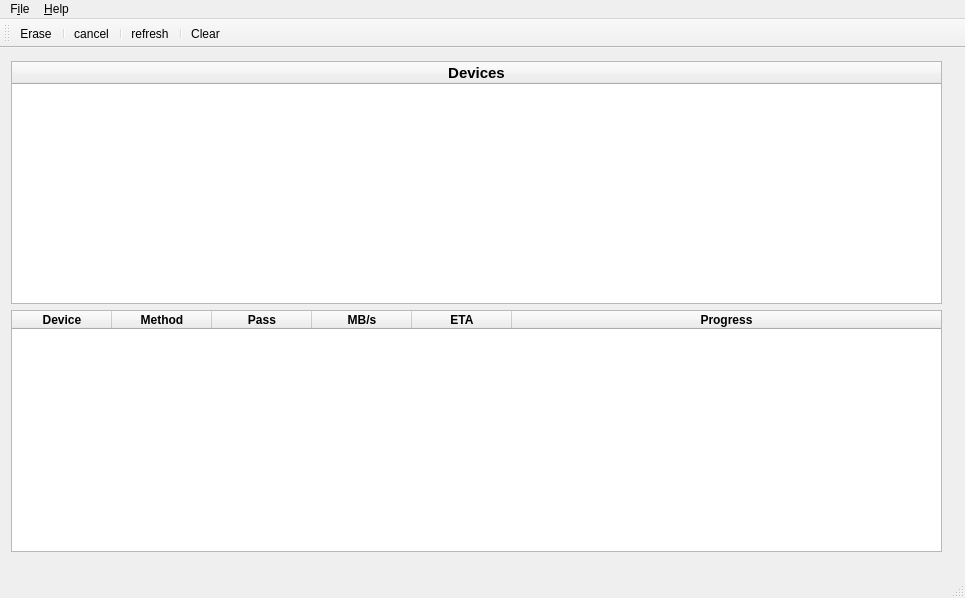
<?xml version="1.0" encoding="UTF-8"?>
<ui version="4.0">
 <class>MainWindow</class>
 <widget class="QMainWindow" name="MainWindow">
  <property name="geometry">
   <rect>
    <x>0</x>
    <y>0</y>
    <width>965</width>
    <height>598</height>
   </rect>
  </property>
  <property name="windowTitle">
   <string>KWipe - A Multithreaded Wipe Application</string>
  </property>
  <property name="windowIcon">
   <iconset>
    <normaloff>../../icons/erase.png</normaloff>../../icons/erase.png</iconset>
  </property>
  <property name="toolButtonStyle">
   <enum>Qt::ToolButtonIconOnly</enum>
  </property>
  <widget class="QWidget" name="centralwidget">
   <widget class="QWidget" name="layoutWidget">
    <property name="geometry">
     <rect>
      <x>11</x>
      <y>13</y>
      <width>931</width>
      <height>491</height>
     </rect>
    </property>
    <layout class="QVBoxLayout" name="verticalLayout">
     <item>
      <widget class="QTreeWidget" name="treeWidget">
       <property name="sizePolicy">
        <sizepolicy hsizetype="Expanding" vsizetype="Expanding">
         <horstretch>0</horstretch>
         <verstretch>0</verstretch>
        </sizepolicy>
       </property>
       <property name="maximumSize">
        <size>
         <width>16777215</width>
         <height>16777215</height>
        </size>
       </property>
       <property name="font">
        <font>
         <pointsize>11</pointsize>
         <weight>75</weight>
         <bold>true</bold>
        </font>
       </property>
       <property name="focusPolicy">
        <enum>Qt::NoFocus</enum>
       </property>
       <property name="contextMenuPolicy">
        <enum>Qt::ActionsContextMenu</enum>
       </property>
       <property name="toolTip">
        <string>Select device or partition</string>
       </property>
       <property name="autoFillBackground">
        <bool>false</bool>
       </property>
       <property name="frameShape">
        <enum>QFrame::StyledPanel</enum>
       </property>
       <property name="frameShadow">
        <enum>QFrame::Raised</enum>
       </property>
       <property name="lineWidth">
        <number>2</number>
       </property>
       <property name="editTriggers">
        <set>QAbstractItemView::NoEditTriggers</set>
       </property>
       <property name="animated">
        <bool>true</bool>
       </property>
       <attribute name="headerDefaultSectionSize">
        <number>150</number>
       </attribute>
       <column>
        <property name="text">
         <string>Devices</string>
        </property>
        <property name="textAlignment">
         <set>AlignCenter</set>
        </property>
       </column>
      </widget>
     </item>
     <item>
      <widget class="QTableWidget" name="tableWidget">
       <property name="font">
        <font>
         <weight>75</weight>
         <bold>true</bold>
        </font>
       </property>
       <property name="focusPolicy">
        <enum>Qt::NoFocus</enum>
       </property>
       <property name="contextMenuPolicy">
        <enum>Qt::ActionsContextMenu</enum>
       </property>
       <property name="editTriggers">
        <set>QAbstractItemView::NoEditTriggers</set>
       </property>
       <property name="showDropIndicator" stdset="0">
        <bool>false</bool>
       </property>
       <property name="dragDropOverwriteMode">
        <bool>false</bool>
       </property>
       <property name="selectionMode">
        <enum>QAbstractItemView::SingleSelection</enum>
       </property>
       <property name="selectionBehavior">
        <enum>QAbstractItemView::SelectRows</enum>
       </property>
       <property name="showGrid">
        <bool>false</bool>
       </property>
       <property name="gridStyle">
        <enum>Qt::NoPen</enum>
       </property>
       <attribute name="horizontalHeaderVisible">
        <bool>true</bool>
       </attribute>
       <attribute name="horizontalHeaderCascadingSectionResizes">
        <bool>false</bool>
       </attribute>
       <attribute name="horizontalHeaderDefaultSectionSize">
        <number>100</number>
       </attribute>
       <attribute name="horizontalHeaderMinimumSectionSize">
        <number>20</number>
       </attribute>
       <attribute name="horizontalHeaderStretchLastSection">
        <bool>true</bool>
       </attribute>
       <attribute name="verticalHeaderVisible">
        <bool>false</bool>
       </attribute>
       <column>
        <property name="text">
         <string>Device</string>
        </property>
       </column>
       <column>
        <property name="text">
         <string>Method</string>
        </property>
       </column>
       <column>
        <property name="text">
         <string>Pass</string>
        </property>
       </column>
       <column>
        <property name="text">
         <string>MB/s</string>
        </property>
       </column>
       <column>
        <property name="text">
         <string>ETA</string>
        </property>
       </column>
       <column>
        <property name="text">
         <string>Progress</string>
        </property>
       </column>
      </widget>
     </item>
    </layout>
   </widget>
  </widget>
  <widget class="QMenuBar" name="menubar">
   <property name="geometry">
    <rect>
     <x>0</x>
     <y>0</y>
     <width>965</width>
     <height>30</height>
    </rect>
   </property>
   <property name="acceptDrops">
    <bool>false</bool>
   </property>
   <widget class="QMenu" name="menuFile">
    <property name="title">
     <string>F&amp;ile</string>
    </property>
    <addaction name="action_close"/>
   </widget>
   <widget class="QMenu" name="menuHelp">
    <property name="title">
     <string>&amp;Help</string>
    </property>
    <addaction name="action_about"/>
   </widget>
   <addaction name="menuFile"/>
   <addaction name="menuHelp"/>
  </widget>
  <widget class="QStatusBar" name="statusbar"/>
  <widget class="QToolBar" name="toolBar">
   <property name="windowTitle">
    <string>Toolbar</string>
   </property>
   <property name="movable">
    <bool>true</bool>
   </property>
   <property name="floatable">
    <bool>true</bool>
   </property>
   <attribute name="toolBarArea">
    <enum>TopToolBarArea</enum>
   </attribute>
   <attribute name="toolBarBreak">
    <bool>false</bool>
   </attribute>
   <addaction name="action_erase"/>
   <addaction name="separator"/>
   <addaction name="action_cancel"/>
   <addaction name="separator"/>
   <addaction name="action_refresh"/>
   <addaction name="separator"/>
   <addaction name="action_clear"/>
  </widget>
  <action name="action_about">
   <property name="text">
    <string>&amp;About</string>
   </property>
  </action>
  <action name="action_close">
   <property name="icon">
    <iconset>
     <normaloff>../../icons/exit.png</normaloff>../../icons/exit.png</iconset>
   </property>
   <property name="text">
    <string>&amp;Exit</string>
   </property>
  </action>
  <action name="action_erase">
   <property name="icon">
    <iconset>
     <normaloff>../../icons/erase.png</normaloff>../../icons/erase.png</iconset>
   </property>
   <property name="text">
    <string>Erase</string>
   </property>
   <property name="toolTip">
    <string>Erase partition or drive</string>
   </property>
  </action>
  <action name="action_refresh">
   <property name="icon">
    <iconset>
     <normaloff>../../icons/refresh.png</normaloff>../../icons/refresh.png</iconset>
   </property>
   <property name="text">
    <string>refresh</string>
   </property>
   <property name="toolTip">
    <string>Refresh device list</string>
   </property>
  </action>
  <action name="action_cancel">
   <property name="icon">
    <iconset>
     <normaloff>../../icons/cancel.png</normaloff>../../icons/cancel.png</iconset>
   </property>
   <property name="text">
    <string>cancel</string>
   </property>
   <property name="toolTip">
    <string>Cancel selected job</string>
   </property>
  </action>
  <action name="action_clear">
   <property name="icon">
    <iconset>
     <normaloff>../../icons/clear.png</normaloff>../../icons/clear.png</iconset>
   </property>
   <property name="text">
    <string>Clear</string>
   </property>
   <property name="toolTip">
    <string>Clear job list</string>
   </property>
  </action>
 </widget>
 <resources/>
 <connections>
  <connection>
   <sender>action_close</sender>
   <signal>triggered()</signal>
   <receiver>MainWindow</receiver>
   <slot>close()</slot>
   <hints>
    <hint type="sourcelabel">
     <x>-1</x>
     <y>-1</y>
    </hint>
    <hint type="destinationlabel">
     <x>401</x>
     <y>299</y>
    </hint>
   </hints>
  </connection>
 </connections>
</ui>
